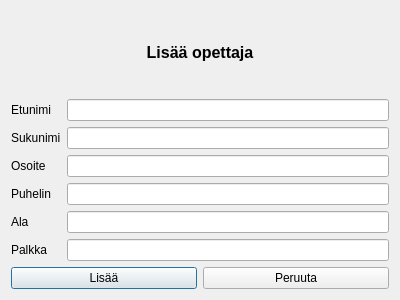
<?xml version="1.0" encoding="UTF-8"?>
<ui version="4.0">
 <class>AddTeacherDialog</class>
 <widget class="QDialog" name="AddTeacherDialog">
  <property name="geometry">
   <rect>
    <x>0</x>
    <y>0</y>
    <width>400</width>
    <height>300</height>
   </rect>
  </property>
  <property name="windowTitle">
   <string>Dialog</string>
  </property>
  <layout class="QVBoxLayout" name="verticalLayout">
   <item>
    <widget class="QLabel" name="titleLabel">
     <property name="font">
      <font>
       <pointsize>12</pointsize>
       <bold>true</bold>
      </font>
     </property>
     <property name="text">
      <string>Lisää opettaja</string>
     </property>
     <property name="alignment">
      <set>Qt::AlignmentFlag::AlignCenter</set>
     </property>
    </widget>
   </item>
   <item>
    <layout class="QFormLayout" name="formLayout">
     <item row="0" column="1">
      <widget class="QLineEdit" name="firstNameLineEdit"/>
     </item>
     <item row="0" column="0">
      <widget class="QLabel" name="firstNameLabel">
       <property name="text">
        <string>Etunimi</string>
       </property>
      </widget>
     </item>
     <item row="1" column="1">
      <widget class="QLineEdit" name="lastNameLineEdit"/>
     </item>
     <item row="1" column="0">
      <widget class="QLabel" name="lastNameLabel">
       <property name="text">
        <string>Sukunimi</string>
       </property>
      </widget>
     </item>
     <item row="2" column="0">
      <widget class="QLabel" name="addressLabel">
       <property name="text">
        <string>Osoite</string>
       </property>
      </widget>
     </item>
     <item row="2" column="1">
      <widget class="QLineEdit" name="addressLineEdit"/>
     </item>
     <item row="3" column="0">
      <widget class="QLabel" name="phoneLabel">
       <property name="text">
        <string>Puhelin</string>
       </property>
      </widget>
     </item>
     <item row="3" column="1">
      <widget class="QLineEdit" name="phoneLineEdit"/>
     </item>
     <item row="4" column="0">
      <widget class="QLabel" name="fieldLabel">
       <property name="text">
        <string>Ala</string>
       </property>
      </widget>
     </item>
     <item row="4" column="1">
      <widget class="QLineEdit" name="fieldLineEdit"/>
     </item>
     <item row="5" column="0">
      <widget class="QLabel" name="salaryLabel">
       <property name="text">
        <string>Palkka</string>
       </property>
      </widget>
     </item>
     <item row="5" column="1">
      <widget class="QLineEdit" name="salaryLineEdit"/>
     </item>
    </layout>
   </item>
   <item>
    <layout class="QHBoxLayout" name="horizontalLayout">
     <item>
      <widget class="QPushButton" name="addButton">
       <property name="text">
        <string>Lisää</string>
       </property>
      </widget>
     </item>
     <item>
      <widget class="QPushButton" name="cancelButton">
       <property name="text">
        <string>Peruuta</string>
       </property>
      </widget>
     </item>
    </layout>
   </item>
  </layout>
 </widget>
 <resources/>
 <connections>
  <connection>
   <sender>cancelButton</sender>
   <signal>clicked()</signal>
   <receiver>AddTeacherDialog</receiver>
   <slot>reject()</slot>
   <hints>
    <hint type="sourcelabel">
     <x>316</x>
     <y>266</y>
    </hint>
    <hint type="destinationlabel">
     <x>319</x>
     <y>4</y>
    </hint>
   </hints>
  </connection>
  <connection>
   <sender>addButton</sender>
   <signal>clicked()</signal>
   <receiver>AddTeacherDialog</receiver>
   <slot>onAddClicked()</slot>
   <hints>
    <hint type="sourcelabel">
     <x>126</x>
     <y>266</y>
    </hint>
    <hint type="destinationlabel">
     <x>115</x>
     <y>4</y>
    </hint>
   </hints>
  </connection>
 </connections>
 <slots>
  <slot>onAddClicked()</slot>
 </slots>
</ui>
